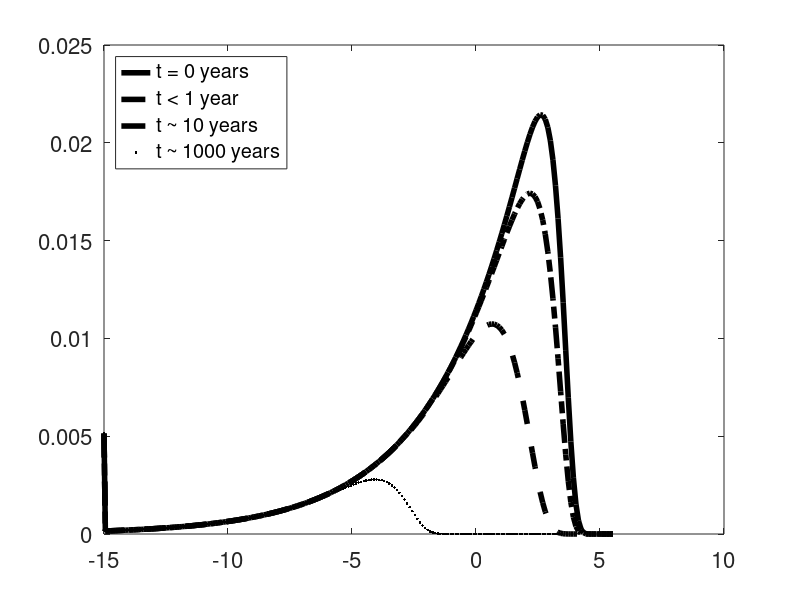
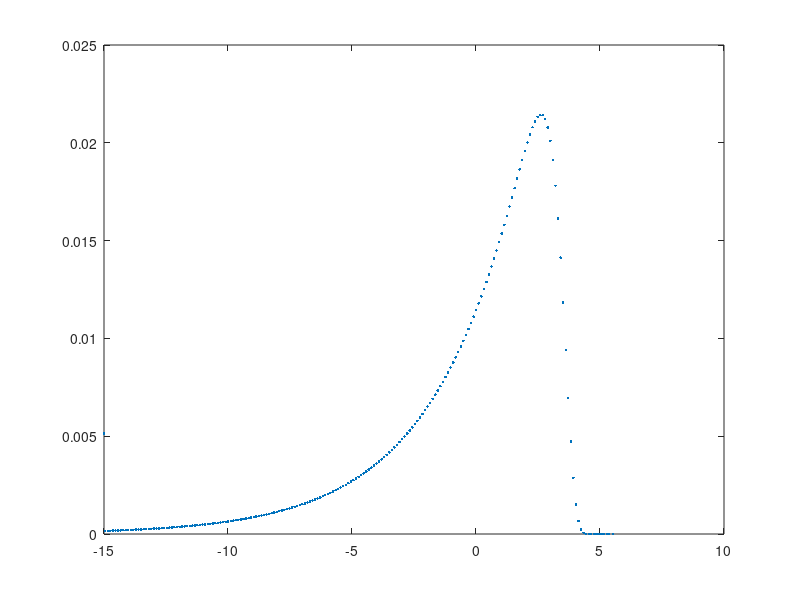
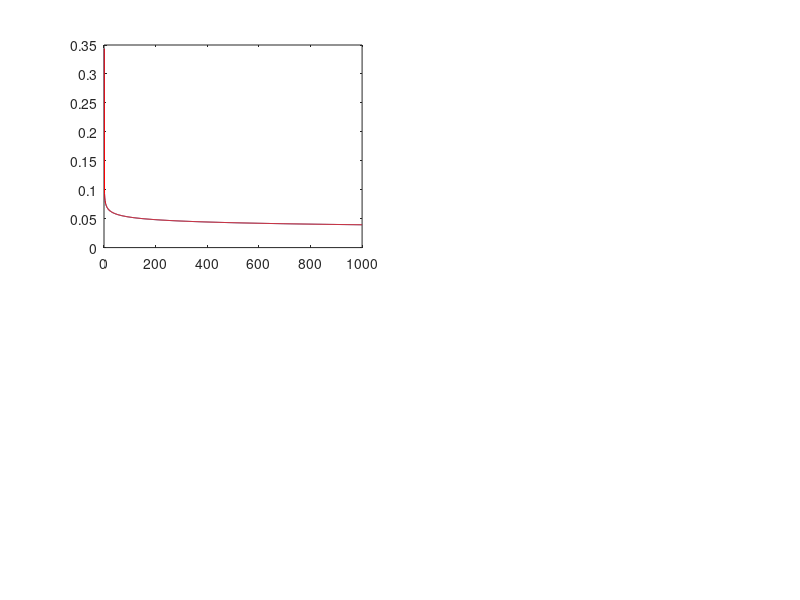
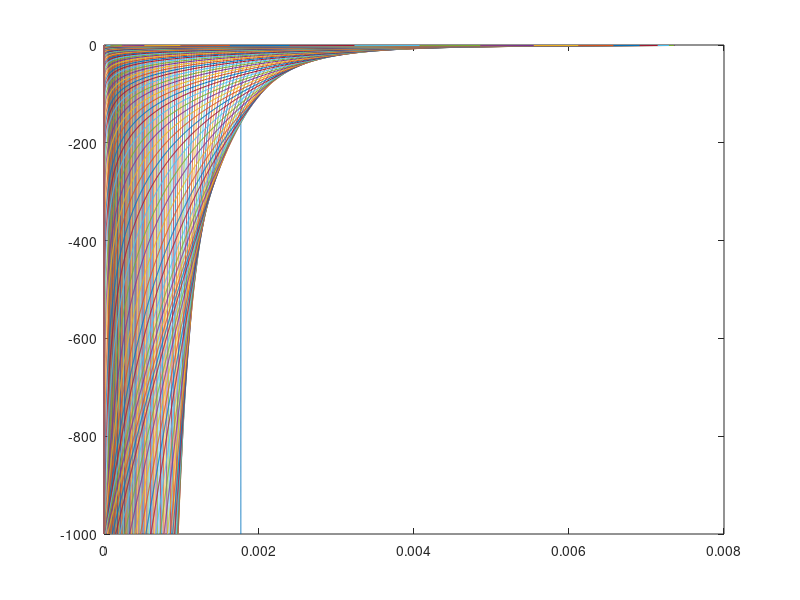

MATLAB code for these plots, in order:
clear all 
close all

%__________________________________________________________________________
% RCM parameters that describe OM distribution
% high nu, low a high reactivity, low nu, high a low reactivity
%__________________________________________________________________________
nu=0.125; % deep sea 10.0; fresh 0.125
a=3e-4; % fresh 3e-4, unreactive 1e4
nG=200;  % define size of multiG model- e.g. 200G
emin=-15;% reactivity range lower boundary kmin=10^emin
emax=-log10(a)+2;% reactivity range upper boundary kmin=10^emax


%__________________________________________________________________________
%site specific environmental parameters
%__________________________________________________________________________

POC0=0.3437; 
w0=4.1141e-04;  
db0=0.5900; % bioturb
beta=0.5e-5;
por0=0.45;
zbio=10; 

%__________________________________________________________________________
%calculate ki and Fi for nG-G model
%__________________________________________________________________________

k(1)= 10^(emin);
kk(1)=10^(emin);
F(1) = gammainc(a*10^emin,nu,'lower');
kk(nG)=10^(emax);
k(nG)=10^(emax);
F(nG) = gammainc(a*10^emax,nu,'upper');
%k(nG+1)= 10^emax;
%F(nG+1)= gammainc(a*10^10000,nu,'upper')-gammainc(a*10^emax,nu,'upper');


                for i=2:nG-1
                    ne=emin+(i-1)*(emax-emin)/(nG-1);
                    kk(i)=10^ne;
                    G_inc_0 = gammainc(a*kk(i-1),nu,'upper');
                    G_inc_1 = gammainc(a*kk(i),nu,'upper');
                    F(i) = (G_inc_0 - G_inc_1);
                    k(i)=kk(i-1)+(kk(i)-kk(i-1))/2;
                end 
                
                
figure                
plot(log10(k), F, '.')

aaa=sum(F) %check sum


%__________________________________________________________________________
%Check analytical solution vs rcm solution t-dependent
%__________________________________________________________________________

for tt=1:1000
    t=(tt-1)*10;
 for i=1:nG
    POC_t(tt,i)=F(i)*POC0*exp(-k(i)*t);
 end
 POC_rcm(tt)=POC0*(a/(a+t))^nu;
 sPOC_t(tt)=sum(POC_t(tt,:));
 diff_POC(tt)=(POC_rcm(tt)-sPOC_t(tt))/POC_rcm(tt);
end

figure
subplot(2,2,1)
plot(sPOC_t)
hold on
plot(POC_rcm, 'r')
hold off

%subplot(2,2,2)
%plot(diff_POC)

%__________________________________________________________________________
%Calculate example depth profiles
%__________________________________________________________________________

for x=1:1000
    z=(x-1)/100;
    for i=1:nG
         aa = (w0-(w0^2+4*db0*k(i))^(1/2))/(2*db0);
         bb = (w0+(w0^2+4*db0*k(i))^(1/2))/(2*db0);
         
         
         B = (exp(aa*zbio)*POC0*aa*F(i))/(-exp(aa*zbio)*aa+exp(bb*zbio)*bb);
         A = (F(i)*POC0)-B;
         
        POC(x,i)=A*exp(aa*z) + B*exp(bb*z);
        FF(x,i)=POC(x,i)/POC0;
          
    end
    
% 1G 
%__________________________________________________________________________
%      kk=nu/a;
%      aa = (w0-(w0^2+4*db0*kk)^(1/2))/(2*db0);
%      bb = (w0+(w0^2+4*db0*kk)^(1/2))/(2*db0);
%           
%      AA = -(POC0*exp(bb*z)*bb)/(exp(aa*z)*aa-exp(bb*z)*bb);
%      BB = (exp(aa*z)*POC0*aa)/(exp(aa*z)*aa-exp(bb*z)*bb);
%      
%      POC_1G(x)=AA*exp(aa*z) + BB*exp(bb*z);


% % RCM
% %__________________________________________________________________________
% 
%     depth=z;
%     agercm=depth/w0;%(depth+1/beta*por0*(exp(-beta*depth)-1))/(w0*(1-por0));
%     POCrcm(x)=POC0*(a/(a+agercm))^nu;
%     
POC(isnan(POC))=0;
sPOC(x)=sum(POC(x,:));
%     
% %test age  
% 
% agetest(x)=-a*(exp(log(sPOC(x)/POC0)/nu)-1)/exp(log(sPOC(x)/POC0)/nu);
% agelinear(x)=z/w0;
% POCrcmtest(x)=POC0*(a/(a+agetest(x)))^nu;
    
end



figure
plot(POC(1:1000,1:nG), -(1:1000))

figure
plot(sPOC(1:1000),-(1:1000), 'k-')
hold on
% plot(POCrcm,-(1:1000), 'r-')
% plot(POCrcmtest,-(1:1000), 'g-')
hold off

set(0,'defaultLineLineWidth', 4)
set(0,'DefaultAxesFontSize',16)

figure
plot(log10(k), F, 'k')
hold on
plot(log10(k), FF(2,:), 'k-.')
plot(log10(k), FF(10,:), 'k--')
plot(log10(k), FF(1000,:), 'k.')
hleg=legend('t = 0 years','t < 1 year','t ~ 10 years','t ~ 1000 years')
set(hleg,'Location','NorthWest');
hold off

print('-depsc', 'OM_degradation_rate_distribution_400m_0808');

% figure
% plot(agetest)
% hold on
% %plot(agelinear, 'r')
% hold off






